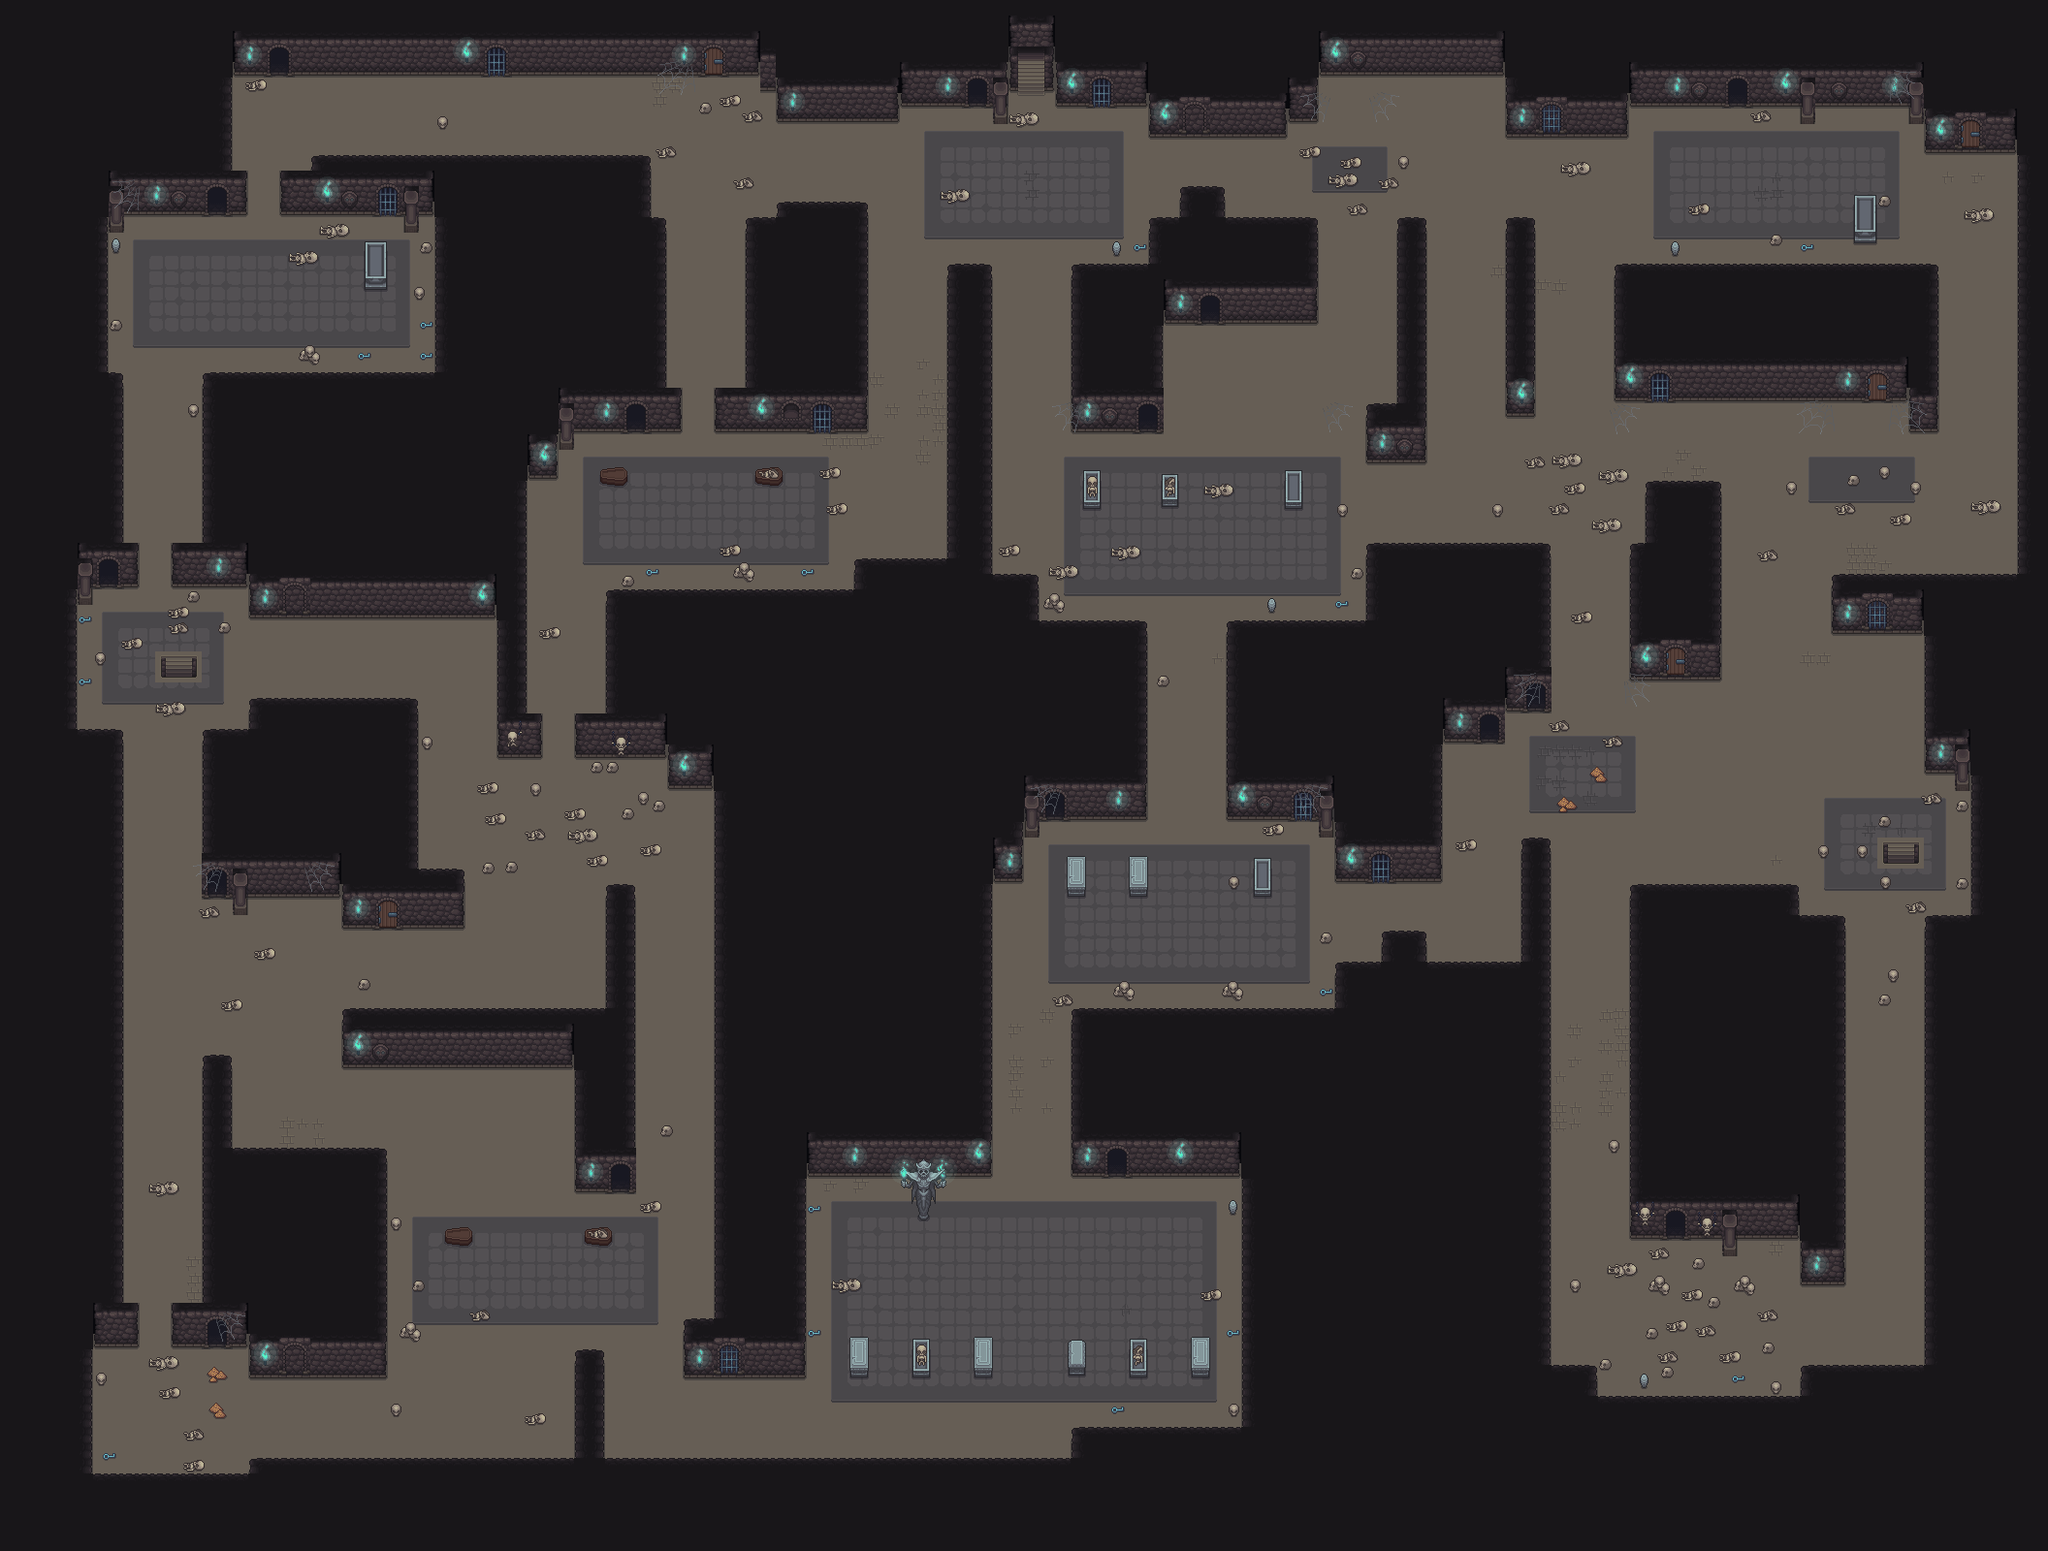

This is a level from a 2D game, rendered from its Tiled map with the project's own tilesets. A one-line summary and the map file follow, with tile-layer data summarised:
An orthogonal 132x100 tile map with 16x16 px tiles, 9 tile layers (Zemin, Zemin ayrıntı, Zemin desen, Zemin süsü, ...), 1 hidden layer not drawn, 12 tilesets and 95 objects (47x isik, 11x sakin, 7x kaynak, 7x kapi, 6x sandik, ...).

<map version="1.10" tiledversion="1.12.2" orientation="orthogonal" renderorder="right-down" width="132" height="100" tilewidth="16" tileheight="16" infinite="0" nextlayerid="13" nextobjectid="96">
 <properties>
  <property name="zindan" value="kemik_mahzeni" />
  <property name="ad" value="Kemik Mahzeni" />
 </properties>
 <tileset firstgid="1" source="kemik_mahzeni/walls_floor.tsx" />
 <tileset firstgid="443" source="kemik_mahzeni/plakalar.tsx" />
 <tileset firstgid="547" source="kemik_mahzeni/coffins.tsx" />
 <tileset firstgid="847" source="kemik_mahzeni/other_objects.tsx" />
 <tileset firstgid="1135" source="kemik_mahzeni/stairs.tsx" />
 <tileset firstgid="1458" source="kemik_mahzeni/candles.tsx" />
 <tileset firstgid="1836" source="kemik_mahzeni/torches.tsx" />
 <tileset firstgid="2088" source="kemik_mahzeni/Statue_fire.tsx" />
 <tileset firstgid="2238" source="kemik_mahzeni/scull_bas-relief.tsx" />
 <tileset firstgid="2286" source="kemik_mahzeni/Arches_columns.tsx" />
 <tileset firstgid="2566" source="kemik_mahzeni/web_eslik.tsx" />
 <tileset firstgid="2746" source="kemik_mahzeni/engel.tsx" />
 <layer id="1" name="Zemin" width="132" height="100">
  <data>[13200 cells, 7507 non-empty, 1 distinct tile ids]</data>
 </layer>
 <layer id="2" name="Zemin ayrıntı" width="132" height="100">
  <data>[13200 cells, 1636 non-empty, 9 distinct tile ids]</data>
 </layer>
 <layer id="3" name="Zemin desen" width="132" height="100">
  <data>[13200 cells, 1090 non-empty, 26 distinct tile ids]</data>
 </layer>
 <layer id="4" name="Zemin süsü" width="132" height="100">
  <data>[13200 cells, 502 non-empty, 83 distinct tile ids]</data>
 </layer>
 <layer id="5" name="Duvar" width="132" height="100">
  <data>[13200 cells, 7289 non-empty, 15 distinct tile ids]</data>
 </layer>
 <layer id="6" name="Duvar süsü" width="132" height="100">
  <data>[13200 cells, 553 non-empty, 85 distinct tile ids]</data>
 </layer>
 <layer id="7" name="Eşya alt" width="132" height="100">
  <data>[13200 cells, 40 non-empty, 20 distinct tile ids]</data>
 </layer>
 <layer id="8" name="Eşya" width="132" height="100">
  <data>[13200 cells, 259 non-empty, 108 distinct tile ids]</data>
 </layer>
 <layer id="9" name="Eşya üst" width="132" height="100">
  <data>[13200 cells, 130 non-empty, 69 distinct tile ids]</data>
 </layer>
 <layer id="10" name="Engel" width="132" height="100" visible="0" opacity="0.45">
  <data>[13200 cells, 7505 non-empty, 4 distinct tile ids]</data>
 </layer>
 <objectgroup id="11" name="Etkileşimler">
  <object id="1" name="Mahzen Merdiveni" type="cikis" x="1040" y="64" width="48" height="48">
   <properties>
    <property name="ana" value="1" />
   </properties>
  </object>
  <object id="2" name="ışık" type="isik" x="976" y="83" width="0" height="0">
   <properties>
    <property name="r" value="110" />
    <property name="renk" value="0.45,1.00,0.95" />
    <property name="g" value="0.90" />
    <property name="titre" value="1" />
   </properties>
  </object>
  <object id="3" name="ışık" type="isik" x="1104" y="83" width="0" height="0">
   <properties>
    <property name="r" value="110" />
    <property name="renk" value="0.45,1.00,0.95" />
    <property name="g" value="0.90" />
    <property name="titre" value="1" />
   </properties>
  </object>
  <object id="4" name="Doğuş" type="dogus" x="1040" y="160" width="48" height="32">
  </object>
  <object id="5" name="Kemik Sunağı" type="sunak" x="912" y="1248" width="80" height="32">
  </object>
  <object id="6" name="ışık" type="isik" x="952" y="1208" width="0" height="0">
   <properties>
    <property name="r" value="150" />
    <property name="renk" value="0.45,1.00,0.95" />
    <property name="g" value="1.20" />
    <property name="titre" value="1" />
   </properties>
  </object>
  <object id="7" name="ruh_kandili" type="kaynak" x="1232" y="1424" width="32" height="48">
   <properties>
    <property name="tur" value="ruh_kandili" />
   </properties>
  </object>
  <object id="8" name="ruh_kandili" type="kaynak" x="1168" y="1184" width="32" height="48">
   <properties>
    <property name="tur" value="ruh_kandili" />
   </properties>
  </object>
  <object id="9" name="ışık" type="isik" x="880" y="1187" width="0" height="0">
   <properties>
    <property name="r" value="110" />
    <property name="renk" value="0.45,1.00,0.95" />
    <property name="g" value="0.90" />
    <property name="titre" value="1" />
   </properties>
  </object>
  <object id="10" name="ışık" type="isik" x="1008" y="1187" width="0" height="0">
   <properties>
    <property name="r" value="110" />
    <property name="renk" value="0.45,1.00,0.95" />
    <property name="g" value="0.90" />
    <property name="titre" value="1" />
   </properties>
  </object>
  <object id="11" name="ışık" type="isik" x="1120" y="1187" width="0" height="0">
   <properties>
    <property name="r" value="110" />
    <property name="renk" value="0.45,1.00,0.95" />
    <property name="g" value="0.90" />
    <property name="titre" value="1" />
   </properties>
  </object>
  <object id="12" name="ışık" type="isik" x="1216" y="1187" width="0" height="0">
   <properties>
    <property name="r" value="110" />
    <property name="renk" value="0.45,1.00,0.95" />
    <property name="g" value="0.90" />
    <property name="titre" value="1" />
   </properties>
  </object>
  <object id="13" name="kalp" type="sakin" x="848" y="1232" width="416" height="224">
   <properties>
    <property name="profil" value="kalp" />
    <property name="adet" value="9" />
   </properties>
  </object>
  <object id="14" name="Batı Merdiveni" type="cikis" x="160" y="672" width="48" height="32">
   <properties>
    <property name="ana" value="0" />
   </properties>
  </object>
  <object id="15" name="ışık" type="isik" x="224" y="579" width="0" height="0">
   <properties>
    <property name="r" value="110" />
    <property name="renk" value="0.45,1.00,0.95" />
    <property name="g" value="0.90" />
    <property name="titre" value="1" />
   </properties>
  </object>
  <object id="16" name="Doğu Merdiveni" type="cikis" x="1936" y="864" width="48" height="32">
   <properties>
    <property name="ana" value="0" />
   </properties>
  </object>
  <object id="17" name="ışık" type="isik" x="2000" y="771" width="0" height="0">
   <properties>
    <property name="r" value="110" />
    <property name="renk" value="0.45,1.00,0.95" />
    <property name="g" value="0.90" />
    <property name="titre" value="1" />
   </properties>
  </object>
  <object id="18" name="ruh_kandili" type="kaynak" x="1104" y="816" width="32" height="48">
   <properties>
    <property name="tur" value="ruh_kandili" />
   </properties>
  </object>
  <object id="19" name="ışık" type="isik" x="1152" y="819" width="0" height="0">
   <properties>
    <property name="r" value="110" />
    <property name="renk" value="0.45,1.00,0.95" />
    <property name="g" value="0.90" />
    <property name="titre" value="1" />
   </properties>
  </object>
  <object id="20" name="ışık" type="isik" x="1280" y="819" width="0" height="0">
   <properties>
    <property name="r" value="110" />
    <property name="renk" value="0.45,1.00,0.95" />
    <property name="g" value="0.90" />
    <property name="titre" value="1" />
   </properties>
  </object>
  <object id="21" name="Açık Lahit" type="saklanma" x="1280" y="896" width="32" height="32">
  </object>
  <object id="22" name="lahit" type="sakin" x="1072" y="864" width="288" height="160">
   <properties>
    <property name="profil" value="lahit" />
    <property name="adet" value="8" />
   </properties>
  </object>
  <object id="23" name="ruh_kandili" type="kaynak" x="1760" y="224" width="32" height="48">
   <properties>
    <property name="tur" value="ruh_kandili" />
   </properties>
  </object>
  </objectgroup>
</map>
<!-- 72 of 95 objects omitted -->
